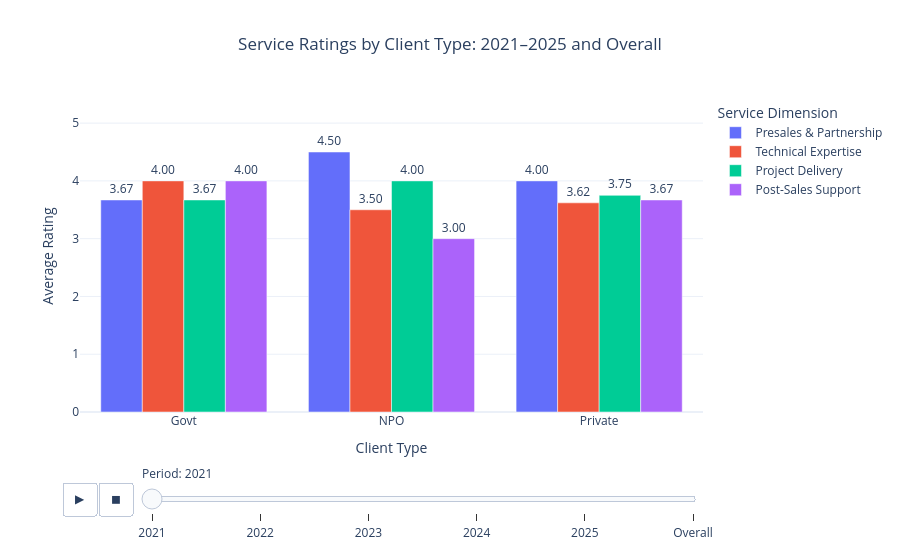

Here is the notebook cell this chart was saved with:
### Markdown cell above
## Visualisation 1 — Service Ratings by Client Type and Period

**Purpose:** Compare the four service dimensions across Govt, NPO and Private clients, and observe whether their ratings change from 2021 to 2025.

**How to interact:**

- Press **Play** to animate the yearly changes.
- Drag the **period slider** to select a specific year or the Overall view.
- Hover over a bar to view the average rating and number of records.
- Click a legend item to show or hide a service dimension.

The y-axis remains fixed from 0 to 5 so that changes between periods are visually comparable.

### Code cell
import pandas as pd
import plotly.express as px


# -------------------------------------------------
# 1. Settings
# -------------------------------------------------

service_columns = [
    "PRESALES AND PARTNERSHIP",
    "TECHNICAL EXPERTISE",
    "PROJECT DELIVERY",
    "POST-SALES SUPPORT"
]

service_label_map = {
    "PRESALES AND PARTNERSHIP": "Presales & Partnership",
    "TECHNICAL EXPERTISE": "Technical Expertise",
    "PROJECT DELIVERY": "Project Delivery",
    "POST-SALES SUPPORT": "Post-Sales Support"
}

service_order = list(service_label_map.values())
type_order = ["Govt", "NPO", "Private"]

service_colors = {
    "Presales & Partnership": "#636EFA",
    "Technical Expertise": "#EF553B",
    "Project Delivery": "#00CC96",
    "Post-Sales Support": "#AB63FA"
}


# -------------------------------------------------
# 2. Calculate overall averages
# -------------------------------------------------

overall_summary = (
    df.groupby("TYPE", as_index=False)[service_columns]
      .mean()
      .round(2)
)

overall_counts = (
    df.groupby("TYPE")
      .size()
      .rename("Records")
      .reset_index()
)

overall_summary = overall_summary.merge(
    overall_counts,
    on="TYPE"
)

overall_long = overall_summary.melt(
    id_vars=["TYPE", "Records"],
    value_vars=service_columns,
    var_name="Service Dimension",
    value_name="Average Rating"
)

overall_long["Service Dimension"] = (
    overall_long["Service Dimension"]
    .replace(service_label_map)
)

overall_long["Period"] = "Overall"


# -------------------------------------------------
# 3. Calculate yearly averages
# -------------------------------------------------

yearly_summary = (
    df.groupby(["YEAR", "TYPE"], as_index=False)[service_columns]
      .mean()
      .round(2)
)

yearly_counts = (
    df.groupby(["YEAR", "TYPE"])
      .size()
      .rename("Records")
      .reset_index()
)

yearly_summary = yearly_summary.merge(
    yearly_counts,
    on=["YEAR", "TYPE"]
)

yearly_long = yearly_summary.melt(
    id_vars=["YEAR", "TYPE", "Records"],
    value_vars=service_columns,
    var_name="Service Dimension",
    value_name="Average Rating"
)

yearly_long["Service Dimension"] = (
    yearly_long["Service Dimension"]
    .replace(service_label_map)
)

yearly_long["Period"] = (
    yearly_long["YEAR"]
    .astype(int)
    .astype(str)
)


# -------------------------------------------------
# 4. Combine yearly and overall results
# -------------------------------------------------

animation_data = pd.concat(
    [
        yearly_long.drop(columns="YEAR"),
        overall_long
    ],
    ignore_index=True
)

animation_data["Animation Group"] = (
    animation_data["TYPE"]
    + " — "
    + animation_data["Service Dimension"]
)

period_order = [
    str(int(year))
    for year in sorted(df["YEAR"].unique())
] + ["Overall"]


# -------------------------------------------------
# 5. Create animated chart
# -------------------------------------------------

fig = px.bar(
    animation_data,
    x="TYPE",
    y="Average Rating",
    color="Service Dimension",
    barmode="group",

    animation_frame="Period",
    animation_group="Animation Group",

    text="Average Rating",
    custom_data=["Records"],

    category_orders={
        "Period": period_order,
        "TYPE": type_order,
        "Service Dimension": service_order
    },

    color_discrete_map=service_colors,

    labels={
        "TYPE": "Client Type",
        "Average Rating": "Average Rating"
    },

    range_y=[0, 5.4],

    title="Service Ratings by Client Type: 2021–2025 and Overall"
)


# -------------------------------------------------
# 6. Hover and data-label formatting
# -------------------------------------------------

trace_format = dict(
    texttemplate="%{y:.2f}",
    textposition="outside",
    cliponaxis=False,

    hovertemplate=(
        "<b>Client Type: %{x}</b><br>"
        "Service: %{fullData.name}<br>"
        "Average Rating: %{y:.2f} / 5<br>"
        "Records Used: %{customdata[0]}"
        "<extra></extra>"
    )
)

fig.update_traces(**trace_format)

# Apply the same formatting to every animation frame
for frame in fig.frames:
    for trace in frame.data:
        trace.update(**trace_format)


# -------------------------------------------------
# 7. Adjust animation speed
# -------------------------------------------------

play_settings = (
    fig.layout.updatemenus[0]
       .buttons[0]
       .args[1]
)

play_settings["frame"] = {
    "duration": 1400,
    "redraw": True
}

play_settings["transition"] = {
    "duration": 700,
    "easing": "cubic-in-out"
}

play_settings["fromcurrent"] = True

fig.layout.sliders[0].currentvalue.prefix = "Period: "
fig.layout.sliders[0].pad.t = 50


# -------------------------------------------------
# 8. Final formatting
# -------------------------------------------------

fig.update_layout(
    template="plotly_white",

    title=dict(
        x=0.5,
        xanchor="center"
    ),

    xaxis_title="Client Type",
    yaxis_title="Average Rating",

    legend_title="Service Dimension",

    transition=dict(
        duration=700,
        easing="cubic-in-out"
    ),

    margin=dict(
        t=100,
        b=130
    )
)

fig.update_yaxes(
    range=[0, 5.4],
    dtick=1
)


# -------------------------------------------------
# 9. Display graph
# -------------------------------------------------

fig.show(
    config={
        "displayModeBar": True,
        "displaylogo": False,
        "scrollZoom": True,
        "responsive": True,

        "toImageButtonOptions": {
            "format": "png",
            "filename": "service_ratings_story",
            "scale": 2
        }
    }
)

### Figure 1 — Plotly figure (JSON) as saved in the notebook; plotly's stock layout.template omitted (floating-point values rounded to 4 significant figures)
{"data": [{"alignmentgroup": "True", "cliponaxis": false, "customdata": [[3], [2], [24]], "hovertemplate": "<b>Client Type: %{x}</b><br>Service: %{fullData.name}<br>Average Rating: %{y:.2f} / 5<br>Records Used: %{customdata[0]}<extra></extra>", "ids": ["Govt — Presales & Partnership", "NPO — Presales & Partnership", "Private — Presales & Partnership"], "legendgroup": "Presales & Partnership", "marker": {"color": "#636EFA", "pattern": {"shape": ""}}, "name": "Presales & Partnership", "offsetgroup": "Presales & Partnership", "orientation": "v", "showlegend": true, "text": [3.67, 4.5, 4], "textposition": "outside", "texttemplate": "%{y:.2f}", "type": "bar", "x": ["Govt", "NPO", "Private"], "xaxis": "x", "y": [3.67, 4.5, 4], "yaxis": "y"}, {"alignmentgroup": "True", "cliponaxis": false, "customdata": [[3], [2], [24]], "hovertemplate": "<b>Client Type: %{x}</b><br>Service: %{fullData.name}<br>Average Rating: %{y:.2f} / 5<br>Records Used: %{customdata[0]}<extra></extra>", "ids": ["Govt — Technical Expertise", "NPO — Technical Expertise", "Private — Technical Expertise"], "legendgroup": "Technical Expertise", "marker": {"color": "#EF553B", "pattern": {"shape": ""}}, "name": "Technical Expertise", "offsetgroup": "Technical Expertise", "orientation": "v", "showlegend": true, "text": [4, 3.5, 3.62], "textposition": "outside", "texttemplate": "%{y:.2f}", "type": "bar", "x": ["Govt", "NPO", "Private"], "xaxis": "x", "y": [4, 3.5, 3.62], "yaxis": "y"}, {"alignmentgroup": "True", "cliponaxis": false, "customdata": [[3], [2], [24]], "hovertemplate": "<b>Client Type: %{x}</b><br>Service: %{fullData.name}<br>Average Rating: %{y:.2f} / 5<br>Records Used: %{customdata[0]}<extra></extra>", "ids": ["Govt — Project Delivery", "NPO — Project Delivery", "Private — Project Delivery"], "legendgroup": "Project Delivery", "marker": {"color": "#00CC96", "pattern": {"shape": ""}}, "name": "Project Delivery", "offsetgroup": "Project Delivery", "orientation": "v", "showlegend": true, "text": [3.67, 4, 3.75], "textposition": "outside", "texttemplate": "%{y:.2f}", "type": "bar", "x": ["Govt", "NPO", "Private"], "xaxis": "x", "y": [3.67, 4, 3.75], "yaxis": "y"}, {"alignmentgroup": "True", "cliponaxis": false, "customdata": [[3], [2], [24]], "hovertemplate": "<b>Client Type: %{x}</b><br>Service: %{fullData.name}<br>Average Rating: %{y:.2f} / 5<br>Records Used: %{customdata[0]}<extra></extra>", "ids": ["Govt — Post-Sales Support", "NPO — Post-Sales Support", "Private — Post-Sales Support"], "legendgroup": "Post-Sales Support", "marker": {"color": "#AB63FA", "pattern": {"shape": ""}}, "name": "Post-Sales Support", "offsetgroup": "Post-Sales Support", "orientation": "v", "showlegend": true, "text": [4, 3, 3.67], "textposition": "outside", "texttemplate": "%{y:.2f}", "type": "bar", "x": ["Govt", "NPO", "Private"], "xaxis": "x", "y": [4, 3, 3.67], "yaxis": "y"}], "layout": {"barmode": "group", "legend": {"title": {"text": "Service Dimension"}, "tracegroupgap": 0}, "margin": {"b": 130, "t": 100}, "sliders": [{"active": 0, "currentvalue": {"prefix": "Period: "}, "len": 0.9, "pad": {"b": 10, "t": 50}, "steps": [{"args": [["2021"], {"frame": {"duration": 0, "redraw": true}, "fromcurrent": true, "mode": "immediate", "transition": {"duration": 0, "easing": "linear"}}], "label": "2021", "method": "animate"}, {"args": [["2022"], {"frame": {"duration": 0, "redraw": true}, "fromcurrent": true, "mode": "immediate", "transition": {"duration": 0, "easing": "linear"}}], "label": "2022", "method": "animate"}, {"args": [["2023"], {"frame": {"duration": 0, "redraw": true}, "fromcurrent": true, "mode": "immediate", "transition": {"duration": 0, "easing": "linear"}}], "label": "2023", "method": "animate"}, {"args": [["2024"], {"frame": {"duration": 0, "redraw": true}, "fromcurrent": true, "mode": "immediate", "transition": {"duration": 0, "easing": "linear"}}], "label": "2024", "method": "animate"}, {"args": [["2025"], {"frame": {"duration": 0, "redraw": true}, "fromcurrent": true, "mode": "immediate", "transition": {"duration": 0, "easing": "linear"}}], "label": "2025", "method": "animate"}, {"args": [["Overall"], {"frame": {"duration": 0, "redraw": true}, "fromcurrent": true, "mode": "immediate", "transition": {"duration": 0, "easing": "linear"}}], "label": "Overall", "method": "animate"}], "x": 0.1, "xanchor": "left", "y": 0, "yanchor": "top"}], "title": {"text": "Service Ratings by Client Type: 2021–2025 and Overall", "x": 0.5, "xanchor": "center"}, "transition": {"duration": 700, "easing": "cubic-in-out"}, "updatemenus": [{"buttons": [{"args": [null, {"frame": {"duration": 1400, "redraw": true}, "fromcurrent": true, "mode": "immediate", "transition": {"duration": 700, "easing": "cubic-in-out"}}], "label": "&#9654;", "method": "animate"}, {"args": [[null], {"frame": {"duration": 0, "redraw": true}, "fromcurrent": true, "mode": "immediate", "transition": {"duration": 0, "easing": "linear"}}], "label": "&#9724;", "method": "animate"}], "direction": "left", "pad": {"r": 10, "t": 70}, "showactive": false, "type": "buttons", "x": 0.1, "xanchor": "right", "y": 0, "yanchor": "top"}], "xaxis": {"anchor": "y", "categoryarray": ["Govt", "NPO", "Private"], "categoryorder": "array", "domain": [0, 1], "title": {"text": "Client Type"}}, "yaxis": {"anchor": "x", "domain": [0, 1], "dtick": 1, "range": [0, 5.4], "title": {"text": "Average Rating"}}}}
